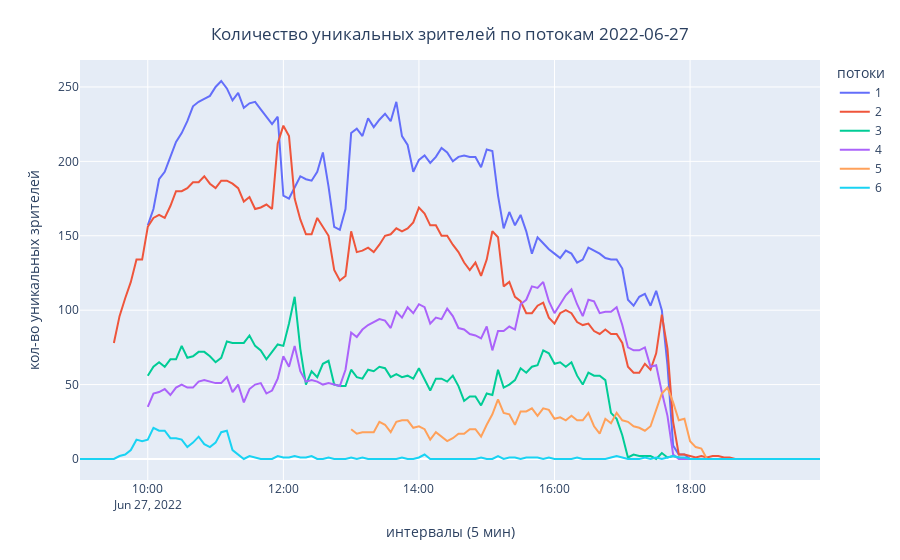
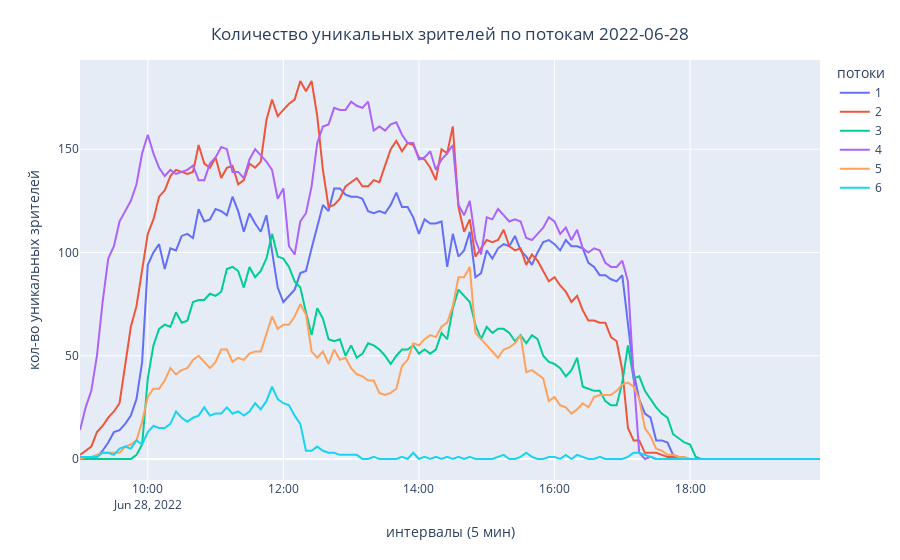
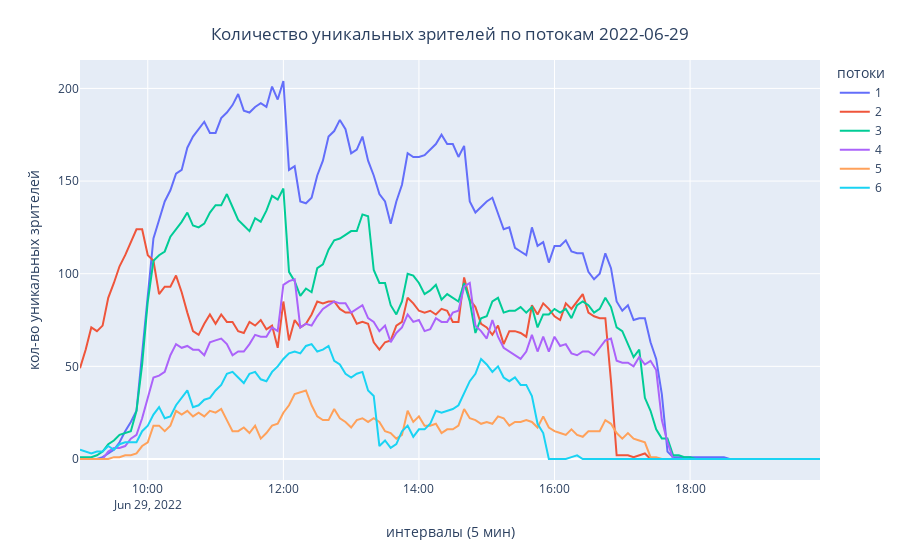
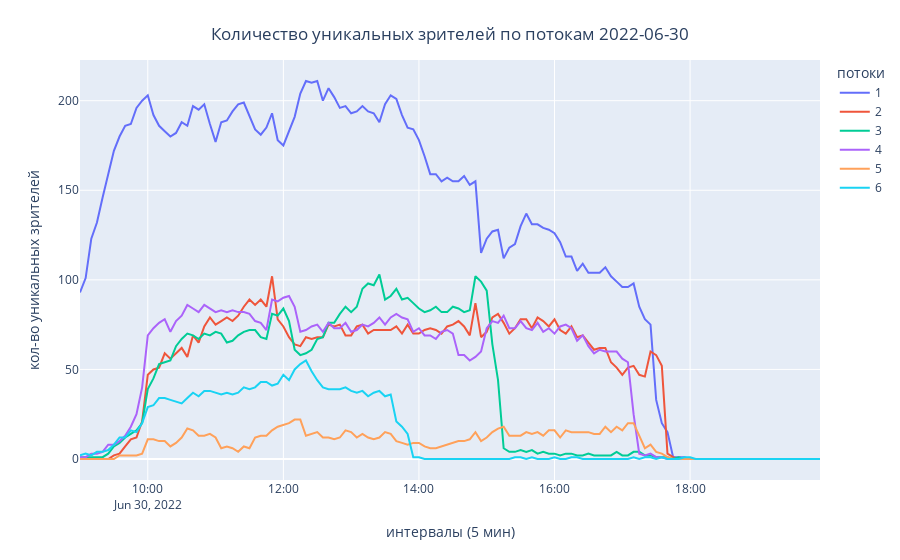

Notebook code for these charts, in order:
### Code cell
# графики для каждого дня проведения форума

for d in potoks_exp['event_date'].unique():
    
    fig = potoks_exp.query(f'event_date == "{d}" and (9 <= event_hour <= 19) ').pivot_table(index = \
                           'event_intervals', columns = 'potok', \
                           values = 'uniq_users_cnt', aggfunc = 'sum').plot()
    
    fig.update_layout(
        title = {
            'text': f"Количество уникальных зрителей по потокам {d}",
            'y':0.95,
            'x':0.5,
            'xanchor': 'center',
            'yanchor': 'top'},
         legend = {"title" : "потоки"},
         xaxis_title= "интервалы (5 мин)", 
         yaxis_title= "кол-во уникальных зрителей")
    
    fig.show()

### Figure 1 — Plotly figure (JSON) as saved in the notebook; plotly's stock layout.template omitted (floating-point values rounded to 4 significant figures; data arrays with more than 128 entries replaced by an {"elided": "..."} marker saying what was removed)
{"data": [{"hovertemplate": "potok=1<br>event_intervals=%{x}<br>value=%{y}<extra></extra>", "legendgroup": "1", "line": {"color": "#636efa", "dash": "solid"}, "mode": "lines", "name": "1", "orientation": "v", "showlegend": true, "type": "scatter", "x": {"elided": "132 str values"}, "xaxis": "x", "y": {"elided": "132 int values"}, "yaxis": "y"}, {"hovertemplate": "potok=2<br>event_intervals=%{x}<br>value=%{y}<extra></extra>", "legendgroup": "2", "line": {"color": "#EF553B", "dash": "solid"}, "mode": "lines", "name": "2", "orientation": "v", "showlegend": true, "type": "scatter", "x": {"elided": "132 str values"}, "xaxis": "x", "y": {"elided": "132 int values"}, "yaxis": "y"}, {"hovertemplate": "potok=3<br>event_intervals=%{x}<br>value=%{y}<extra></extra>", "legendgroup": "3", "line": {"color": "#00cc96", "dash": "solid"}, "mode": "lines", "name": "3", "orientation": "v", "showlegend": true, "type": "scatter", "x": {"elided": "132 str values"}, "xaxis": "x", "y": {"elided": "132 int values"}, "yaxis": "y"}, {"hovertemplate": "potok=4<br>event_intervals=%{x}<br>value=%{y}<extra></extra>", "legendgroup": "4", "line": {"color": "#ab63fa", "dash": "solid"}, "mode": "lines", "name": "4", "orientation": "v", "showlegend": true, "type": "scatter", "x": {"elided": "132 str values"}, "xaxis": "x", "y": {"elided": "132 int values"}, "yaxis": "y"}, {"hovertemplate": "potok=5<br>event_intervals=%{x}<br>value=%{y}<extra></extra>", "legendgroup": "5", "line": {"color": "#FFA15A", "dash": "solid"}, "mode": "lines", "name": "5", "orientation": "v", "showlegend": true, "type": "scatter", "x": {"elided": "132 str values"}, "xaxis": "x", "y": {"elided": "132 int values"}, "yaxis": "y"}, {"hovertemplate": "potok=6<br>event_intervals=%{x}<br>value=%{y}<extra></extra>", "legendgroup": "6", "line": {"color": "#19d3f3", "dash": "solid"}, "mode": "lines", "name": "6", "orientation": "v", "showlegend": true, "type": "scatter", "x": {"elided": "132 str values"}, "xaxis": "x", "y": {"elided": "132 int values"}, "yaxis": "y"}], "layout": {"legend": {"title": {"text": "потоки"}, "tracegroupgap": 0}, "margin": {"t": 60}, "title": {"text": "Количество уникальных зрителей по потокам 2022-06-27", "x": 0.5, "xanchor": "center", "y": 0.95, "yanchor": "top"}, "xaxis": {"anchor": "y", "domain": [0, 1], "title": {"text": "интервалы (5 мин)"}}, "yaxis": {"anchor": "x", "domain": [0, 1], "title": {"text": "кол-во уникальных зрителей"}}}}

### Figure 2 — Plotly figure (JSON) as saved in the notebook; plotly's stock layout.template omitted (floating-point values rounded to 4 significant figures; data arrays with more than 128 entries replaced by an {"elided": "..."} marker saying what was removed)
{"data": [{"hovertemplate": "potok=1<br>event_intervals=%{x}<br>value=%{y}<extra></extra>", "legendgroup": "1", "line": {"color": "#636efa", "dash": "solid"}, "mode": "lines", "name": "1", "orientation": "v", "showlegend": true, "type": "scatter", "x": {"elided": "132 str values"}, "xaxis": "x", "y": {"elided": "132 int values"}, "yaxis": "y"}, {"hovertemplate": "potok=2<br>event_intervals=%{x}<br>value=%{y}<extra></extra>", "legendgroup": "2", "line": {"color": "#EF553B", "dash": "solid"}, "mode": "lines", "name": "2", "orientation": "v", "showlegend": true, "type": "scatter", "x": {"elided": "132 str values"}, "xaxis": "x", "y": {"elided": "132 int values"}, "yaxis": "y"}, {"hovertemplate": "potok=3<br>event_intervals=%{x}<br>value=%{y}<extra></extra>", "legendgroup": "3", "line": {"color": "#00cc96", "dash": "solid"}, "mode": "lines", "name": "3", "orientation": "v", "showlegend": true, "type": "scatter", "x": {"elided": "132 str values"}, "xaxis": "x", "y": {"elided": "132 int values"}, "yaxis": "y"}, {"hovertemplate": "potok=4<br>event_intervals=%{x}<br>value=%{y}<extra></extra>", "legendgroup": "4", "line": {"color": "#ab63fa", "dash": "solid"}, "mode": "lines", "name": "4", "orientation": "v", "showlegend": true, "type": "scatter", "x": {"elided": "132 str values"}, "xaxis": "x", "y": {"elided": "132 int values"}, "yaxis": "y"}, {"hovertemplate": "potok=5<br>event_intervals=%{x}<br>value=%{y}<extra></extra>", "legendgroup": "5", "line": {"color": "#FFA15A", "dash": "solid"}, "mode": "lines", "name": "5", "orientation": "v", "showlegend": true, "type": "scatter", "x": {"elided": "132 str values"}, "xaxis": "x", "y": {"elided": "132 int values"}, "yaxis": "y"}, {"hovertemplate": "potok=6<br>event_intervals=%{x}<br>value=%{y}<extra></extra>", "legendgroup": "6", "line": {"color": "#19d3f3", "dash": "solid"}, "mode": "lines", "name": "6", "orientation": "v", "showlegend": true, "type": "scatter", "x": {"elided": "132 str values"}, "xaxis": "x", "y": {"elided": "132 int values"}, "yaxis": "y"}], "layout": {"legend": {"title": {"text": "потоки"}, "tracegroupgap": 0}, "margin": {"t": 60}, "title": {"text": "Количество уникальных зрителей по потокам 2022-06-28", "x": 0.5, "xanchor": "center", "y": 0.95, "yanchor": "top"}, "xaxis": {"anchor": "y", "domain": [0, 1], "title": {"text": "интервалы (5 мин)"}}, "yaxis": {"anchor": "x", "domain": [0, 1], "title": {"text": "кол-во уникальных зрителей"}}}}

### Figure 3 — Plotly figure (JSON) as saved in the notebook; plotly's stock layout.template omitted (floating-point values rounded to 4 significant figures; data arrays with more than 128 entries replaced by an {"elided": "..."} marker saying what was removed)
{"data": [{"hovertemplate": "potok=1<br>event_intervals=%{x}<br>value=%{y}<extra></extra>", "legendgroup": "1", "line": {"color": "#636efa", "dash": "solid"}, "mode": "lines", "name": "1", "orientation": "v", "showlegend": true, "type": "scatter", "x": {"elided": "132 str values"}, "xaxis": "x", "y": {"elided": "132 int values"}, "yaxis": "y"}, {"hovertemplate": "potok=2<br>event_intervals=%{x}<br>value=%{y}<extra></extra>", "legendgroup": "2", "line": {"color": "#EF553B", "dash": "solid"}, "mode": "lines", "name": "2", "orientation": "v", "showlegend": true, "type": "scatter", "x": {"elided": "132 str values"}, "xaxis": "x", "y": {"elided": "132 int values"}, "yaxis": "y"}, {"hovertemplate": "potok=3<br>event_intervals=%{x}<br>value=%{y}<extra></extra>", "legendgroup": "3", "line": {"color": "#00cc96", "dash": "solid"}, "mode": "lines", "name": "3", "orientation": "v", "showlegend": true, "type": "scatter", "x": {"elided": "132 str values"}, "xaxis": "x", "y": {"elided": "132 int values"}, "yaxis": "y"}, {"hovertemplate": "potok=4<br>event_intervals=%{x}<br>value=%{y}<extra></extra>", "legendgroup": "4", "line": {"color": "#ab63fa", "dash": "solid"}, "mode": "lines", "name": "4", "orientation": "v", "showlegend": true, "type": "scatter", "x": {"elided": "132 str values"}, "xaxis": "x", "y": {"elided": "132 int values"}, "yaxis": "y"}, {"hovertemplate": "potok=5<br>event_intervals=%{x}<br>value=%{y}<extra></extra>", "legendgroup": "5", "line": {"color": "#FFA15A", "dash": "solid"}, "mode": "lines", "name": "5", "orientation": "v", "showlegend": true, "type": "scatter", "x": {"elided": "132 str values"}, "xaxis": "x", "y": {"elided": "132 int values"}, "yaxis": "y"}, {"hovertemplate": "potok=6<br>event_intervals=%{x}<br>value=%{y}<extra></extra>", "legendgroup": "6", "line": {"color": "#19d3f3", "dash": "solid"}, "mode": "lines", "name": "6", "orientation": "v", "showlegend": true, "type": "scatter", "x": {"elided": "132 str values"}, "xaxis": "x", "y": {"elided": "132 int values"}, "yaxis": "y"}], "layout": {"legend": {"title": {"text": "потоки"}, "tracegroupgap": 0}, "margin": {"t": 60}, "title": {"text": "Количество уникальных зрителей по потокам 2022-06-29", "x": 0.5, "xanchor": "center", "y": 0.95, "yanchor": "top"}, "xaxis": {"anchor": "y", "domain": [0, 1], "title": {"text": "интервалы (5 мин)"}}, "yaxis": {"anchor": "x", "domain": [0, 1], "title": {"text": "кол-во уникальных зрителей"}}}}

### Figure 4 — Plotly figure (JSON) as saved in the notebook; plotly's stock layout.template omitted (floating-point values rounded to 4 significant figures; data arrays with more than 128 entries replaced by an {"elided": "..."} marker saying what was removed)
{"data": [{"hovertemplate": "potok=1<br>event_intervals=%{x}<br>value=%{y}<extra></extra>", "legendgroup": "1", "line": {"color": "#636efa", "dash": "solid"}, "mode": "lines", "name": "1", "orientation": "v", "showlegend": true, "type": "scatter", "x": {"elided": "132 str values"}, "xaxis": "x", "y": {"elided": "132 int values"}, "yaxis": "y"}, {"hovertemplate": "potok=2<br>event_intervals=%{x}<br>value=%{y}<extra></extra>", "legendgroup": "2", "line": {"color": "#EF553B", "dash": "solid"}, "mode": "lines", "name": "2", "orientation": "v", "showlegend": true, "type": "scatter", "x": {"elided": "132 str values"}, "xaxis": "x", "y": {"elided": "132 int values"}, "yaxis": "y"}, {"hovertemplate": "potok=3<br>event_intervals=%{x}<br>value=%{y}<extra></extra>", "legendgroup": "3", "line": {"color": "#00cc96", "dash": "solid"}, "mode": "lines", "name": "3", "orientation": "v", "showlegend": true, "type": "scatter", "x": {"elided": "132 str values"}, "xaxis": "x", "y": {"elided": "132 int values"}, "yaxis": "y"}, {"hovertemplate": "potok=4<br>event_intervals=%{x}<br>value=%{y}<extra></extra>", "legendgroup": "4", "line": {"color": "#ab63fa", "dash": "solid"}, "mode": "lines", "name": "4", "orientation": "v", "showlegend": true, "type": "scatter", "x": {"elided": "132 str values"}, "xaxis": "x", "y": {"elided": "132 int values"}, "yaxis": "y"}, {"hovertemplate": "potok=5<br>event_intervals=%{x}<br>value=%{y}<extra></extra>", "legendgroup": "5", "line": {"color": "#FFA15A", "dash": "solid"}, "mode": "lines", "name": "5", "orientation": "v", "showlegend": true, "type": "scatter", "x": {"elided": "132 str values"}, "xaxis": "x", "y": {"elided": "132 int values"}, "yaxis": "y"}, {"hovertemplate": "potok=6<br>event_intervals=%{x}<br>value=%{y}<extra></extra>", "legendgroup": "6", "line": {"color": "#19d3f3", "dash": "solid"}, "mode": "lines", "name": "6", "orientation": "v", "showlegend": true, "type": "scatter", "x": {"elided": "132 str values"}, "xaxis": "x", "y": {"elided": "132 int values"}, "yaxis": "y"}], "layout": {"legend": {"title": {"text": "потоки"}, "tracegroupgap": 0}, "margin": {"t": 60}, "title": {"text": "Количество уникальных зрителей по потокам 2022-06-30", "x": 0.5, "xanchor": "center", "y": 0.95, "yanchor": "top"}, "xaxis": {"anchor": "y", "domain": [0, 1], "title": {"text": "интервалы (5 мин)"}}, "yaxis": {"anchor": "x", "domain": [0, 1], "title": {"text": "кол-во уникальных зрителей"}}}}
